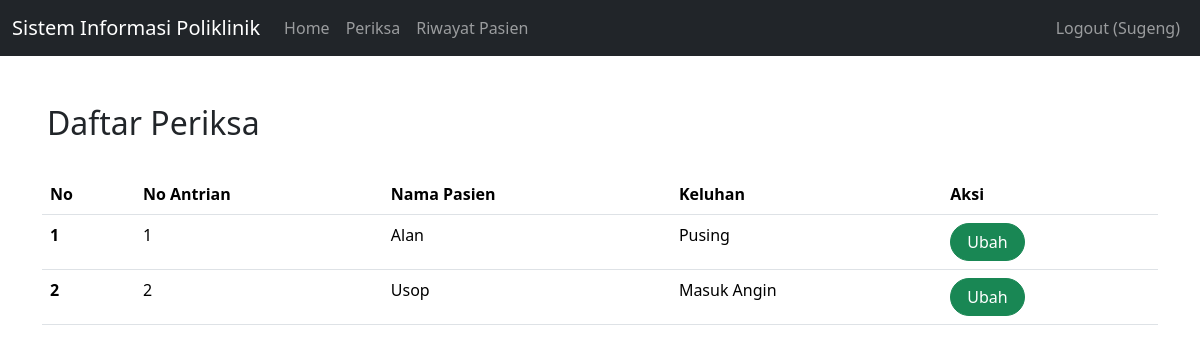
/index.php?page=periksa (signed in), run on an earlier commit of the app's database.
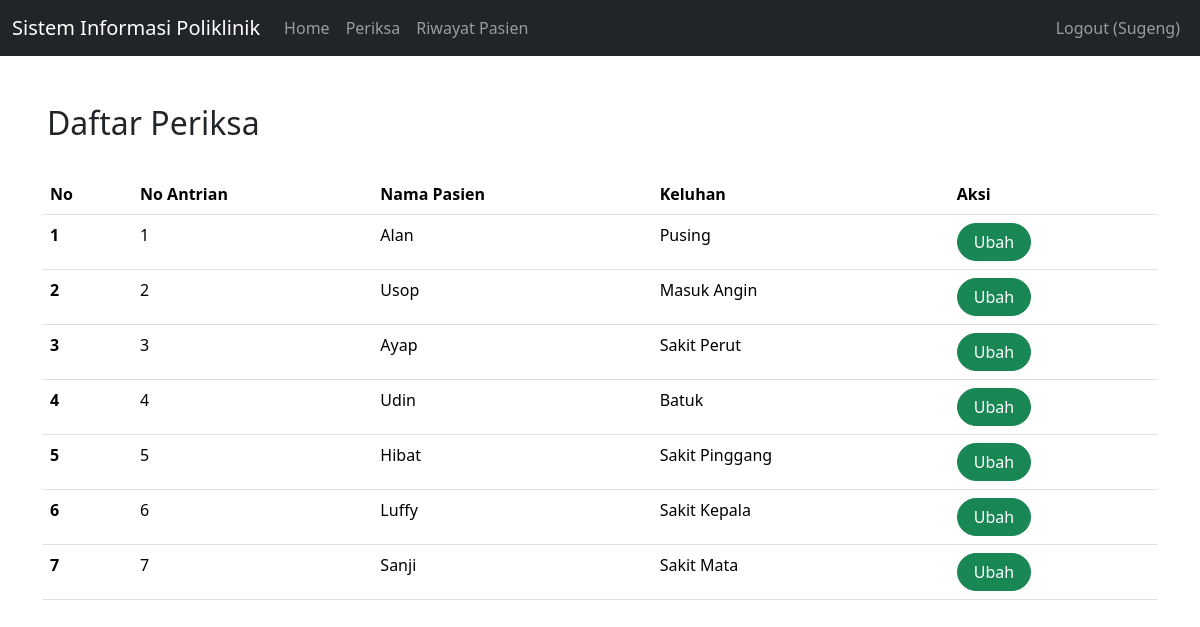
And on a later commit of the database.
### tables this page shows
CREATE TABLE `daftar_poli` (
  `id` int(11) NOT NULL,
  `id_pasien` int(11) NOT NULL,
  `id_jadwal` int(11) NOT NULL,
  `keluhan` text NOT NULL,
  `no_antrian` int(11) NOT NULL
);

CREATE TABLE `pasien` (
  `id` int(11) NOT NULL,
  `nama` varchar(255) NOT NULL,
  `alamat` varchar(255) NOT NULL,
  `no_ktp` varchar(255) NOT NULL,
  `no_hp` varchar(50) NOT NULL,
  `no_rm` varchar(25) NOT NULL
);

### periksa.php (the view, shortened to what this page needs)
<h2 class="row mt-5" style="margin-left: 5px">Daftar Periksa</h2>
<br>
<table class="table table-hover">
    <thead>
        <tr>
            <th scope="col">No</th>
            <th scope="col">No Antrian</th>
            <th scope="col">Nama Pasien</th>
            <th scope="col">Keluhan</th>
            <th scope="col">Aksi</th>
        </tr>
    </thead>
    <tbody>
        <?php
        $result = mysqli_query($mysqli, "SELECT daftar_poli.*, pasien.nama AS nama FROM pasien INNER JOIN daftar_poli WHERE id_pasien = pasien.id");
        $no = 1;
        while ($data = mysqli_fetch_array($result)) {
        ?>
            <tr>
                <th scope="row"><?php echo $no++ ?></th>
                <td><?php echo $data['no_antrian'] ?></td>
                <td><?php echo $data['nama'] ?></td>
                <td><?php echo $data['keluhan'] ?></td>
                <td>
                    <a class="btn btn-success rounded-pill px-3" href="index.php?page=editPeriksa&id=<?php echo $data['id'] ?>">Ubah</a>
                </td>
            </tr>
        <?php
        }
        ?>
    </tbody>
</table>

### index.php (shortened to what this page needs)
<!doctype html>
<html lang="en">
  <head>
    <link href="https://cdn.jsdelivr.net/npm/bootstrap@5.3.2/dist/css/bootstrap.min.css" rel="stylesheet">
  </head>
  <body>
  <nav class="navbar navbar-expand-lg navbar-dark bg-dark">
    <div class="container-fluid">
        <a class="navbar-brand" href="#">Sistem Informasi Poliklinik</a>
        <div class="collapse navbar-collapse" id="navbarNavDropdown">
            <ul class="navbar-nav">
                <li class="nav-item">
                    <a class="nav-link" aria-current="page" href="index.php">Home</a>
                </li>
                <?php
                if (isset($_SESSION['username'])){
                ?>
                    <ul class="navbar-nav ms-auto">
                        <li class="nav-item dropdown">
                             <a class="nav-link dropdown-toggle" href="#" role="button" data-bs-toggle="dropdown" aria-expanded="false">Dokter</a>
                                <ul class="dropdown-menu">
                                    <li>
                                        <a class="dropdown-item" href="index.php?page=dokter">Profile</a>
                                    </li>
                                    <li>
                                        <a class="dropdown-item" href="index.php?page=registerDokter">Regitrasi Dokter</a>
                                    </li>
                                </ul>
                        </li>
                    </ul>
                    <li class="nav-item">
                        <a class="nav-link" aria-current="page" href="index.php?page=periksa">Pasien</a>
                    </li>
                    <li class="nav-item">
                        <a class="nav-link" aria-current="page" href="index.php?page=poli">Poliklinik</a>
                    </li>
                    <li class="nav-item">
                        <a class="nav-link" aria-current="page" href="index.php?page=obat">Obat</a>
                    </li>
                <?php
                }else if (isset($_SESSION['nip'])){
                ?>
                    <li class="nav-item">
                        <a class="nav-link" aria-current="page" href="index.php?page=periksa">Periksa</a>
                    </li>
                    <li class="nav-item">
                        <a class="nav-link" aria-current="page" href="index.php?page=riwayatPasien">Riwayat Pasien</a>
                    </li>
                     <?php
                }
                ?>
            </ul>
            <?php
                if (isset($_SESSION['username'])) {
                ?>
                    <ul class="navbar-nav ms-auto">
                        <li class="nav-item">
                            <a class="nav-link" href="Logout.php">Logout (<?php echo $_SESSION['username'] ?>)</a>
                        </li>
                    </ul>
                <?php
                }else if (isset($_SESSION['nip'])){
                ?>
                    <ul class="navbar-nav ms-auto">
                        <li class="nav-item">
                            <a class="nav-link" href="Logout.php">Logout (<?php echo $_SESSION['nip'] ?>)</a>
                        </li>
                    </ul>
                <?php
                }
            ?>
        </div>
    </div>
    </nav>
    <main role="main" class="container">
        <?php
            if (isset($_GET['page'])) {
                include($_GET['page'] . ".php");
            }
        ?>
    </main>
  </body>
</html>

What changed in the data, as far as the page shows it:
added daftar_poli: no_antrian "3", id_pasien.nama "Ayap", keluhan "Sakit Perut"
added daftar_poli: no_antrian "4", id_pasien.nama "Udin", keluhan "Batuk"
added daftar_poli: no_antrian "5", id_pasien.nama "Hibat", keluhan "Sakit Pinggang"
added daftar_poli: no_antrian "6", id_pasien.nama "Luffy", keluhan "Sakit Kepala"
added daftar_poli: no_antrian "7", id_pasien.nama "Sanji", keluhan "Sakit Mata"
